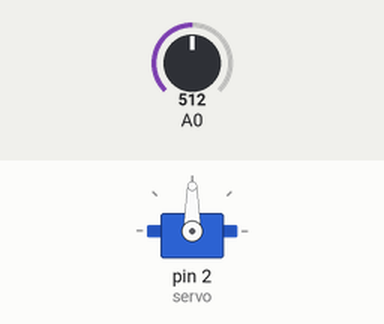
This sketch was run on a simulated Arduino Uno, built with avr-gcc and run on an emulated ATmega328P. On the bench: servo. The inputs (shaded band) are chosen by the test bench; at power-on: A0 = 512.

Above: at 3.2 s.
3.3 s: A0 set to 716
At 4.0 s:
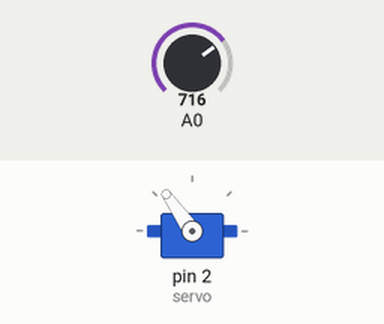
4.8 s: A0 set to 900
At 5.2 s:
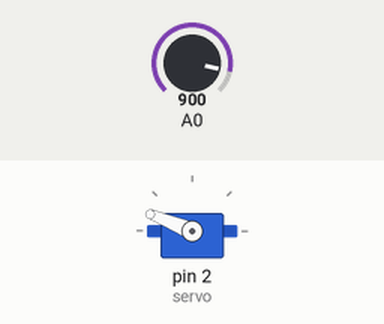
6.3 s: A0 set to 1023
At 7.5 s:
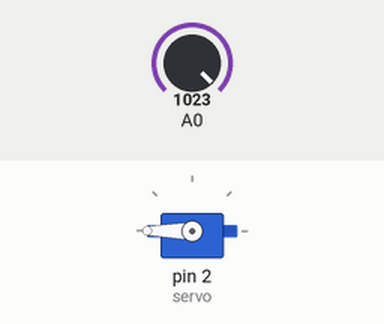
7.8 s: A0 set to 306
At 8.7 s:
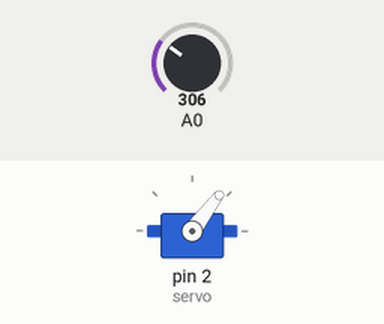
9.3 s: A0 set to 122
At 9.8 s:
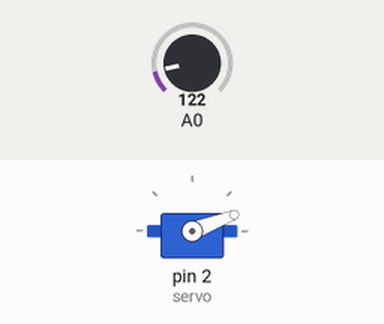
10.8 s: A0 set to 0
At 12.1 s:
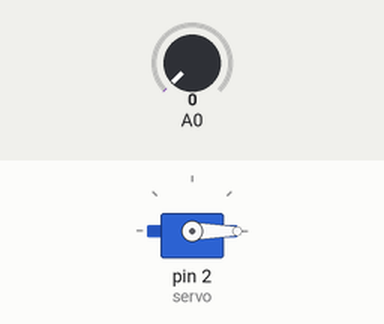
Timing chart, 0 to 13.3 s (numbered marks = the images above; inputs shaded):
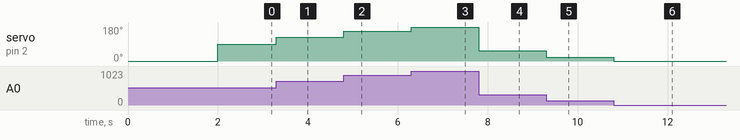

Measured:
- after the input at 3.3 s, servo on pin 2 (servo): 90° → 125° at once
- after the input at 4.8 s, servo on pin 2 (servo): 125° → 158° at once
- after the input at 6.3 s, servo on pin 2 (servo): 158° → 180° at once
- after the input at 7.8 s, servo on pin 2 (servo): 180° → 53° at once
- after the input at 9.3 s, servo on pin 2 (servo): 53° → 21° at once
- after the input at 10.8 s, servo on pin 2 (servo): 21° → 0° at once

The sketch:

code2.ino
```cpp
#include <Servo.h>
Servo servo;
const int pot = A0;

void setup() {
  pinMode(A0, INPUT);
  servo.attach(2); //D4
  servo.write(0);
  delay(2000);
}

void loop() {
  servo.write(map(analogRead(A0),0,1023,0,180));
}
```
